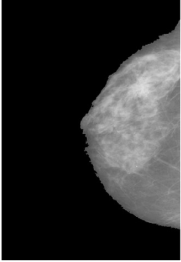
#> input picture medical_dataset/photos-mammary-gland/1.png, 181 x 262 px, found by its file name
$ jupyter execute ga.ipynb   (shell and % lines are left out)   (older library calls are emulated)
#> lines starting #> are read from the running program, lines starting #| are printed output that depends on the picture
[cell 1]
import cv2
import math
import random
import numpy
import time
import matplotlib.pyplot as plt
from math import log10, sqrt
from skimage.measure import compare_ssim
from google.colab.patches import cv2_imshow

image='1.png'
img = cv2.imread(image,0)
#> img is the input picture: shape (262, 181); min 0, max 255, mean 45.9
h, bin_edges = numpy.histogram(img, bins=256, range=(1, 256))
#> h = 256 values, max 448 at index 150, min 0 at index 18, mean 62.96; bin_edges = 257 values from 1 to 256
L=256
rr = []
y = []
imgplot = cv2_imshow(img)
plt.show()
plt.plot( bin_edges[:-1],h)
plt.show()
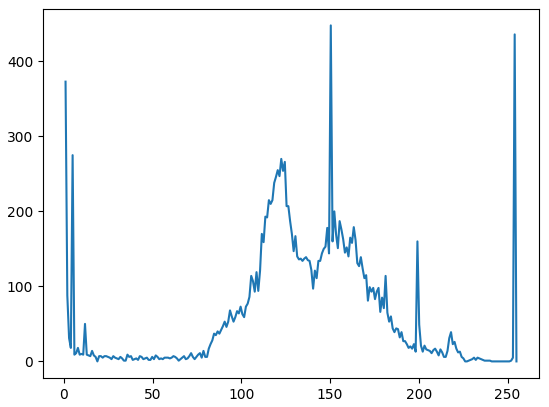
#> figure drawn by matplotlib, 1 panel; curve peaks at x = 150.4, y = 448
nt=5

# print(h)

def add(a,b):
    return a+b

def PSNR(original, compressed):
    mse = numpy.mean((original - compressed) ** 2)
    if(mse == 0):  # MSE is zero means no noise is present in the signal.
        return 100
    max_pixel = 255.0
    psnr = 20 * log10(max_pixel / sqrt(mse))
    return psnr


def u(a,b):
    t1 = 0
    t2 = 0
    for i in range(a,b):
        t1 = t1 + (i*(h[i-1]+1))
    for i in range(a,b):
        t2 = t2 + h[i-1]+1
#     print(t2)
    return t1/t2

def hh(a,th):
    if a==1 :
        t=0
        for i in range(a,th[0]):
            t=t+(i*h[i-1]*math.log(u(1,th[0])))
        return t
    if a<=nt :
        t=0
        for i in range(th[a-2],th[a-1]):
            t=t+(i*h[i-1]*math.log(u(th[a-2],th[a-1])))
        return t
    if a==nt+1 :
        t=0
        for i in range(th[a-2],L+1):
            t=t+(i*h[i-1]*math.log(u(th[a-2],L+1)))
        return t

def objf(tt):
    t1=0
    t2=0
    tt=numpy.sort(tt)
    th=[0,0,0,0,0,0,0,0,0,0]
    for i in range(0,nt):
        th[i]=int(tt[i])
    for i in range(1,L+1):
        t1=t1+(i*h[i-1]*math.log10(i))
    for i in range(1,nt+2):
        t2=t2+hh(i,th)
    return t1-t2

def func1(x):
    total=0
    for i in range(len(x)):
        total+=x[i]**2
    return total

class Particle:
    def __init__(self,x0):
        self.position_i=[]
        self.velocity_i=[]
        self.pos_best_i=[]
        self.err_best_i=-1
        self.err_i=-1

        for i in range(0,num_dimensions):
            self.velocity_i.append(random.uniform(-1,1))
            self.position_i.append(x0[i])

    def evaluate(self,costFunc):
        self.err_i=costFunc(self.position_i)
# [4 lines of commented-out code are left out]
        if self.err_i < self.err_best_i or self.err_best_i==-1:
#             print("updated")
#             print(self.err_best_i)
            self.pos_best_i=self.position_i
            self.err_best_i=self.err_i

    def update_velocity(self,pos_best_g):
        w=0.5
        c1=4
        c2=4

        for i in range(0,num_dimensions):
            r1=random.random()
            r2=random.random()

            vel_cognitive=c1*r1*(self.pos_best_i[i]-self.position_i[i])
            vel_social=c2*r2*(pos_best_g[i]-self.position_i[i])
            self.velocity_i[i]=w*self.velocity_i[i]+vel_cognitive+vel_social

    def update_position(self,bounds):
        for i in range(0,num_dimensions):
            self.position_i[i]=self.position_i[i]+self.velocity_i[i]

            if self.position_i[i]>bounds[1][i]:
                self.position_i[i]=bounds[1][i]
            if self.position_i[i] < bounds[0][i]:
                self.position_i[i]=bounds[0][i]


class PSO():
    def __init__(self,costFunc,x0,bounds,num_particles,maxiter):
        global num_dimensions

        num_dimensions=len(x0)
        err_best_g=-1
        pos_best_g=[]

        swarm=[]
        for i in range(0,num_particles):
            swarm.append(Particle(x0))

        i=0
        while i < maxiter:
            for j in range(0,num_particles):
                swarm[j].evaluate(objf)

                if swarm[j].err_i < err_best_g or err_best_g == -1:
                    pos_best_g=list(swarm[j].position_i)
                    err_best_g=float(swarm[j].err_i)

            for j in range(0,num_particles):
                swarm[j].update_velocity(pos_best_g)
                swarm[j].update_position(bounds)
            i+=1
            #GA
            particles=[]
            for j in range(0,num_particles):
                particles.append([swarm[j].err_i,j])
            particles.sort()
            j=particles[num_particles-1][1]
            i1=particles[0][1]
            i2=particles[1][1]
            swarm[j].position_i=map(add,swarm[i1].position_i,swarm[i2].position_i)
            swarm[j].position_i=[x/2.0 for x in swarm[j].position_i]
            swarm[j].velocity_i=map(add,swarm[i1].velocity_i,swarm[i2].velocity_i)
            swarm[j].velocity_i=[x/2.0 for x in swarm[j].velocity_i]
            swarm[j].err_best_i=-1
            swarm[j].evaluate(costFunc)
        print('FINAL:')
        print(pos_best_g)
        print(err_best_g)

        rr.append(pos_best_g)
        y.append(err_best_g)


x = []
for i in range(0,10):
    initial=numpy.random.randint(1,255,nt)
    bounds=[(1,1,1,1,1,1,1,1,1,1),(255,255,255,255,255,255,255,255,255,255)]
    t=PSO(objf,initial,bounds,num_particles=10,maxiter=100)
    x.append(i)
plt.plot(x, y)
plt.xlabel('x - axis')
plt.ylabel('y - axis')
plt.show()

t=y[0]
result=rr[0]
for r in range(1,len(y)):
    if y[i]<t:
        t=y[i]
        result=rr[i]
result.sort()
result=result[::-1]
print(result)
h,w = img.shape
#print(img)
for i in range(0,h):
    for j in range(0,w):
        t = 255/nt
        p = 255
        for k in range(0,nt+1):
            if k==0:
                if img[i][j]>result[k] and img[i][j]<=256:
                    img[i][j]=int(result[k]+1)
            elif k<nt:
                if img[i][j]>result[k] and img[i][j]<result[k-1]:
                    img[i][j]=int(result[k]+1)
            else:
                if img[i][j]>0 and img[i][j]<result[k-1]:
                    img[i][j]=1
            p-=t

imgplot = cv2_imshow(img)
plt.show()
oimg = cv2.imread(image,0)
#print(img)
#print(oimg)
value=PSNR(img,oimg)
print('PSNR value for this image is '+str(value))
(score, diff) = compare_ssim(img, oimg, full=True)
diff = (diff * 255).astype("uint8")
print("SSIM: {}".format(score))
